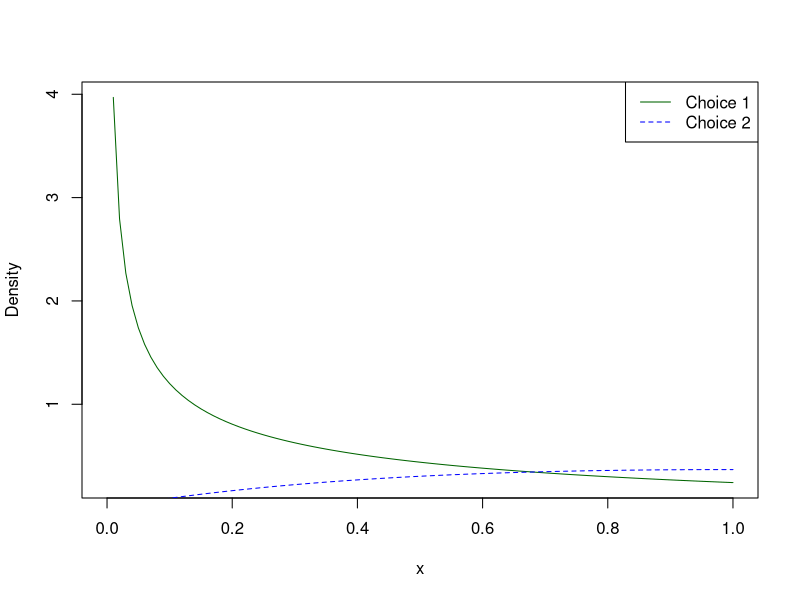

Generate this figure with R:
## ---- chunk 1
Y <- matrix(c(0.5, 2, 0.5, 1, 0, 1, 1, 2, 2, 2), nrow = 2, ncol = 5)
## ---- chunk 2
colnames(Y) <- c("Shape", "Rate", "Mode", "Mean", "Variance")
row.names(Y) <- c("Choice 1", "Choice 2")
## ---- chunk 3
knitr::kable(Y)
## ---- chunk 4
curve(dgamma(x, shape = 0.5, rate = 0.5), ylab = "Density", col = "darkgreen")
curve(dgamma(x, shape = 2, rate = 1), ylab = "Density", col = "blue", add = TRUE, lty = 2)
legend("topright", col = c("darkgreen", "blue"), lty = c(1, 2),
       legend = c("Choice 1", "Choice 2"))
